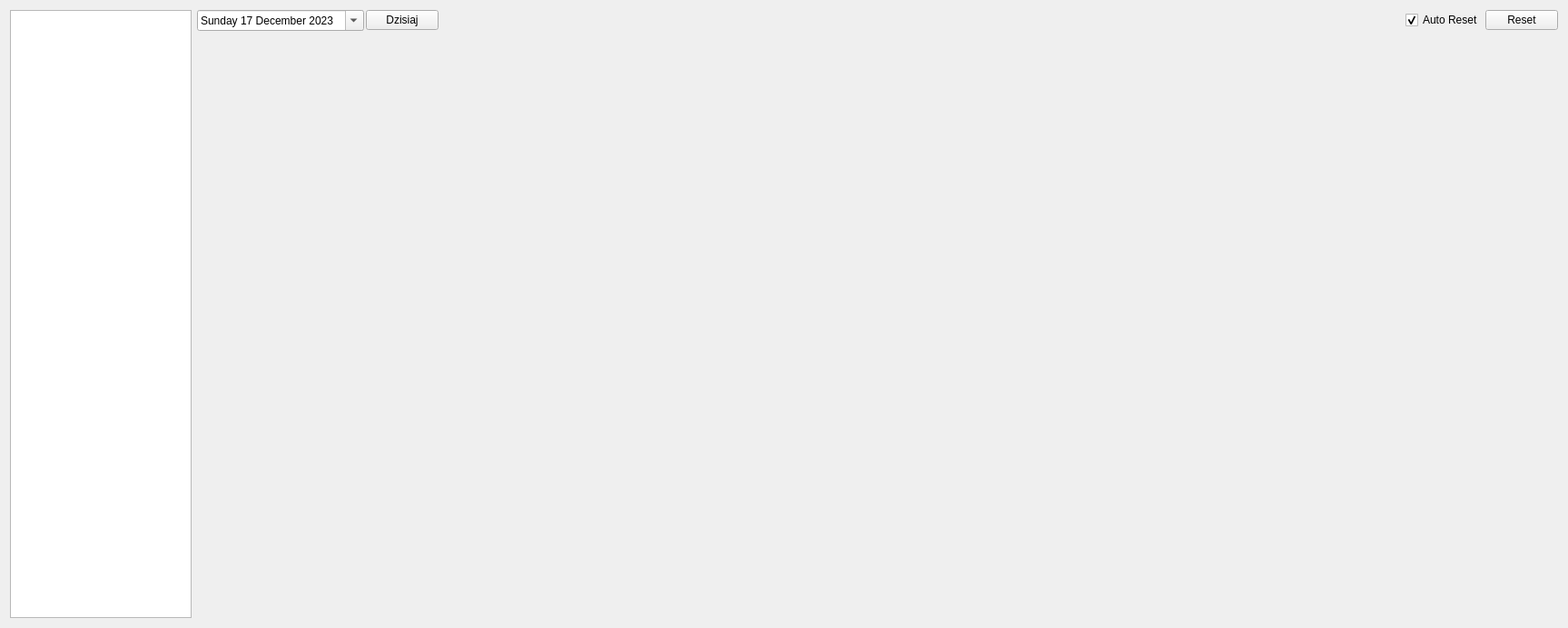
<?xml version="1.0" encoding="UTF-8"?>
<ui version="4.0">
 <class>FormTemperatureHistory</class>
 <widget class="QWidget" name="FormTemperatureHistory">
  <property name="geometry">
   <rect>
    <x>0</x>
    <y>0</y>
    <width>1727</width>
    <height>692</height>
   </rect>
  </property>
  <property name="windowTitle">
   <string>Form</string>
  </property>
  <layout class="QHBoxLayout" name="horizontalLayout">
   <item>
    <widget class="QListView" name="listView_vehicles">
     <property name="sizePolicy">
      <sizepolicy hsizetype="Preferred" vsizetype="Expanding">
       <horstretch>0</horstretch>
       <verstretch>0</verstretch>
      </sizepolicy>
     </property>
     <property name="maximumSize">
      <size>
       <width>200</width>
       <height>16777215</height>
      </size>
     </property>
    </widget>
   </item>
   <item>
    <layout class="QVBoxLayout" name="verticalLayout">
     <item>
      <layout class="QGridLayout" name="gridLayout_2">
       <property name="spacing">
        <number>2</number>
       </property>
       <item row="0" column="1">
        <widget class="QPushButton" name="pb_historyToday">
         <property name="text">
          <string>Dzisiaj</string>
         </property>
        </widget>
       </item>
       <item row="0" column="3">
        <widget class="QCheckBox" name="cb_autoReset">
         <property name="enabled">
          <bool>true</bool>
         </property>
         <property name="text">
          <string>Auto Reset</string>
         </property>
         <property name="checked">
          <bool>true</bool>
         </property>
        </widget>
       </item>
       <item row="0" column="2">
        <spacer name="horizontalSpacer_2">
         <property name="orientation">
          <enum>Qt::Horizontal</enum>
         </property>
         <property name="sizeHint" stdset="0">
          <size>
           <width>40</width>
           <height>20</height>
          </size>
         </property>
        </spacer>
       </item>
       <item row="0" column="4">
        <widget class="QPushButton" name="pb_historyReset">
         <property name="text">
          <string>Reset</string>
         </property>
        </widget>
       </item>
       <item row="0" column="0">
        <widget class="QDateEdit" name="dateEdit">
         <property name="wrapping">
          <bool>false</bool>
         </property>
         <property name="buttonSymbols">
          <enum>QAbstractSpinBox::UpDownArrows</enum>
         </property>
         <property name="accelerated">
          <bool>false</bool>
         </property>
         <property name="showGroupSeparator" stdset="0">
          <bool>false</bool>
         </property>
         <property name="minimumDateTime">
          <datetime>
           <hour>2</hour>
           <minute>0</minute>
           <second>0</second>
           <year>2023</year>
           <month>9</month>
           <day>30</day>
          </datetime>
         </property>
         <property name="displayFormat">
          <string>dddd dd MMMM yyyy</string>
         </property>
         <property name="calendarPopup">
          <bool>true</bool>
         </property>
         <property name="timeSpec">
          <enum>Qt::LocalTime</enum>
         </property>
         <property name="date">
          <date>
           <year>2023</year>
           <month>12</month>
           <day>17</day>
          </date>
         </property>
        </widget>
       </item>
      </layout>
     </item>
     <item>
      <widget class="QWidget" name="wg_chart" native="true">
       <property name="sizePolicy">
        <sizepolicy hsizetype="Expanding" vsizetype="Expanding">
         <horstretch>0</horstretch>
         <verstretch>0</verstretch>
        </sizepolicy>
       </property>
      </widget>
     </item>
    </layout>
   </item>
  </layout>
 </widget>
 <resources/>
 <connections/>
</ui>
